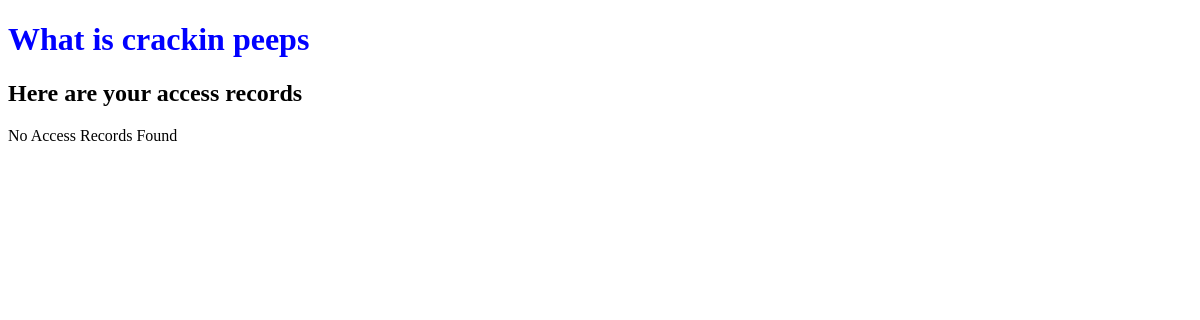
Before: / with the older database file.
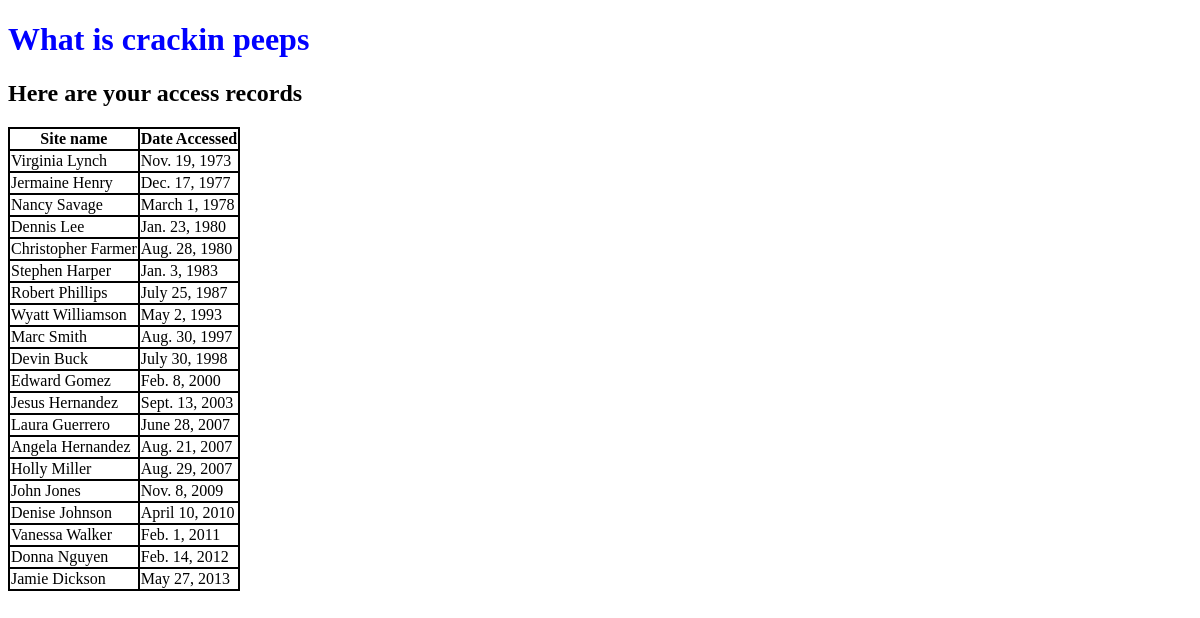
After: the same page with the newer database file.
### first_app/models.py (models this page shows, shortened)
class AccessRecord(models.Model):
    name = models.ForeignKey(Webpage,on_delete=models.CASCADE)
    date = models.DateField()

class Webpage(models.Model):
    topic = models.ForeignKey(Topic,on_delete=models.CASCADE)
    name = models.CharField(max_length=264,unique=True)
    url = models.URLField(unique=True)
    def __str__(self):
        return self.name

### first_app/views.py (the view)
# urls.py: path('', views.index, name='index'),
def index(request):
    webpages_list = AccessRecord.objects.order_by('date')
    date_dict = {"access_records":webpages_list}
    return render(request,'index.html',date_dict)

### templates/first_app/index.html (shortened to what this page needs)
<!DOCTYPE html>
{% load static %}
<html lang="en" dir="ltr">
  <head>
    <link rel="stylesheet" href="{% static "css/mystyle.css"%}"/>
  </head>
  <body>
    <h1>What is crackin peeps</h1>
    <h2>Here are your access records</h2>
    <div class="djangtwo">
      {% if access_records %}
      <table>
        <thead>
          <th>Site name</th>
          <th>Date Accessed</th>
        </thead>
        {% for acc in access_records %}
        <tr>
          <td>{{ acc.name }}</td>
          <td>{{ acc.date }}</td>
        </tr>
        {% endfor %}
      </table>
      {% else %}
        <p>No Access Records Found</p>
      {% endif %}
    </div>
  </body>
</html>

### static/css/mystyle.css (style rules this page uses)
h1 { color: blue; }
table { border-collapse: collapse; }
table, th, td { border: 2px solid black; }

Changed rows visible on the page:
added AccessRecord: name "Virginia Lynch", date "Nov. 19, 1973"
added AccessRecord: name "Jermaine Henry", date "Dec. 17, 1977"
added AccessRecord: name "Nancy Savage", date "March 1, 1978"
added AccessRecord: name "Dennis Lee", date "Jan. 23, 1980"
added AccessRecord: name "Christopher Farmer", date "Aug. 28, 1980"
added AccessRecord: name "Stephen Harper", date "Jan. 3, 1983"
added AccessRecord: name "Robert Phillips", date "July 25, 1987"
added AccessRecord: name "Wyatt Williamson", date "May 2, 1993"
added AccessRecord: name "Marc Smith", date "Aug. 30, 1997"
added AccessRecord: name "Devin Buck", date "July 30, 1998"
added AccessRecord: name "Edward Gomez", date "Feb. 8, 2000"
added AccessRecord: name "Jesus Hernandez", date "Sept. 13, 2003"
added AccessRecord: name "Laura Guerrero", date "June 28, 2007"
added AccessRecord: name "Angela Hernandez", date "Aug. 21, 2007"
added AccessRecord: name "Holly Miller", date "Aug. 29, 2007"
added AccessRecord: name "John Jones", date "Nov. 8, 2009"
added AccessRecord: name "Denise Johnson", date "April 10, 2010"
added AccessRecord: name "Vanessa Walker", date "Feb. 1, 2011"
added AccessRecord: name "Donna Nguyen", date "Feb. 14, 2012"
added AccessRecord: name "Jamie Dickson", date "May 27, 2013"
Other visible differences:
text no longer shown: "No Access Records Found"
text now shown: "Site name Date Accessed"
